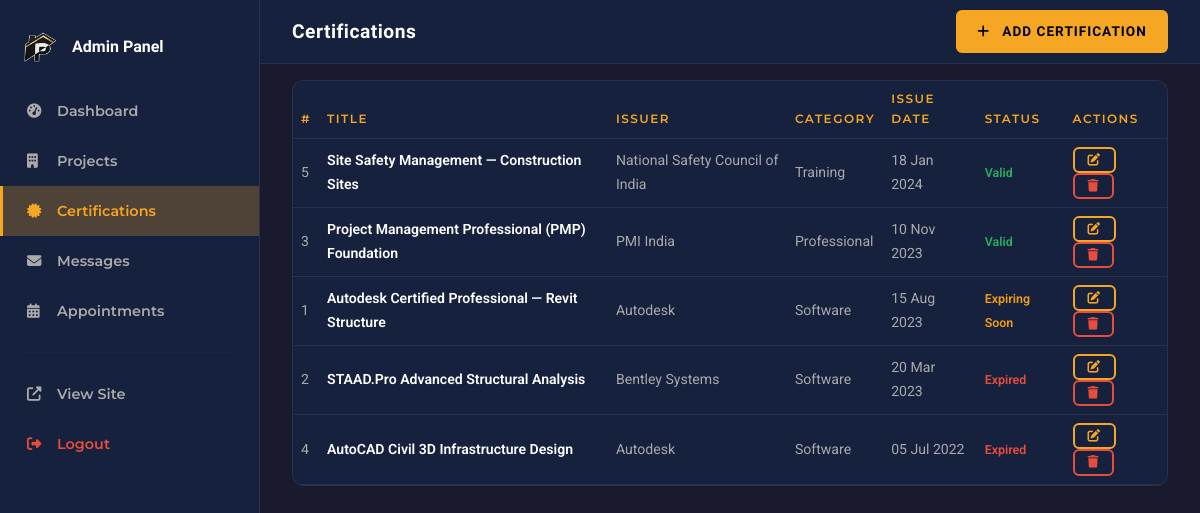
Screenshot of /admin/certifications.php (signed in) with the database file from the repository.
### tables this page shows
CREATE TABLE IF NOT EXISTS `certifications` (
  `id` INT UNSIGNED NOT NULL AUTO_INCREMENT,
  `title` VARCHAR(200) NOT NULL,
  `issuer` VARCHAR(200) NOT NULL,
  `category` ENUM('academic','professional','software','training','internship') NOT NULL DEFAULT 'professional',
  `issue_date` DATE NOT NULL,
  `expiry_date` DATE DEFAULT NULL,
  `credential_id` VARCHAR(200) DEFAULT NULL,
  `verify_url` VARCHAR(500) DEFAULT NULL,
  `image_path` LONGTEXT DEFAULT NULL,
  `created_at` TIMESTAMP DEFAULT CURRENT_TIMESTAMP,
  PRIMARY KEY (`id`)
);

### includes/functions.php (called while the page is built, shortened)
<?php
function certStatus(string|null $expiry): string {
    if (!$expiry) return 'valid';
    $exp = new DateTime($expiry);
    $now = new DateTime();
    $diff = $now->diff($exp);
    if ($exp < $now) return 'expired';
    if ($diff->days <= 90) return 'expiring';
    return 'valid';
}
function certStatusLabel(string|null $expiry): string {
    $s = certStatus($expiry);
    return match($s) {
        'expired'  => 'Expired',
        'expiring' => 'Expiring Soon',
        default    => 'Valid',
    };
}

### admin/certifications.php (the view, shortened to what this page needs)
<?php
require_once __DIR__ . '/../includes/functions.php';
$db     = getDB();
$certs = $db->query("SELECT * FROM certifications ORDER BY issue_date DESC")->fetchAll();
?>
<!DOCTYPE html>
<html lang="en">
<head>
  <link href="https://cdn.jsdelivr.net/npm/bootstrap@5.3.3/dist/css/bootstrap.min.css" rel="stylesheet">
  <link rel="stylesheet" href="https://cdnjs.cloudflare.com/ajax/libs/font-awesome/6.5.1/css/all.min.css">
  <link rel="stylesheet" href="/assets/css/style.min.css">
  <link rel="stylesheet" href="/assets/css/dark-theme.min.css">
  <link rel="stylesheet" href="/assets/css/responsive.min.css">
</head>
<body>
<aside class="admin-sidebar">
  <div class="px-4 mb-4"><div class="d-flex align-items-center gap-2"><img src="/assets/images/hero/logo.png" alt="Logo" style="height: 30px; width: auto; object-fit: contain; margin-right: 8px;"><span style="font-family:var(--font-heading);font-size:1rem;font-weight:700;">Admin Panel</span></div></div>
  <nav>
    <a href="/admin/index.php" class="admin-nav-link"><i class="fas fa-tachometer-alt"></i>Dashboard</a>
    <a href="/admin/projects.php" class="admin-nav-link"><i class="fas fa-building"></i>Projects</a>
    <a href="/admin/certifications.php" class="admin-nav-link active"><i class="fas fa-certificate"></i>Certifications</a>
    <a href="/admin/contacts.php" class="admin-nav-link"><i class="fas fa-envelope"></i>Messages</a>
    <a href="/admin/appointments.php" class="admin-nav-link"><i class="fas fa-calendar-alt"></i>Appointments</a>
    <hr style="border-color:var(--clr-border);margin:1rem 1.5rem;">
    <a href="/index.php" class="admin-nav-link"><i class="fas fa-external-link-alt"></i>View Site</a>
    <a href="/admin/logout.php" class="admin-nav-link" style="color:var(--clr-error)!important;"><i class="fas fa-sign-out-alt"></i>Logout</a>
  </nav>
</aside>
<div class="admin-topbar"><h2 style="font-family:var(--font-heading);font-size:1.2rem;font-weight:700;margin:0;">Certifications</h2><a href="?action=add" class="btn-accent ms-auto" style="padding:0.5rem 1.2rem;font-size:0.85rem;"><i class="fas fa-plus me-1"></i>Add Certification</a></div>
<div class="content-area">
  <div class="card-custom">
    <div class="table-responsive">
      <table class="table admin-table mb-0">
        <thead><tr><th>#</th><th>Title</th><th>Issuer</th><th>Category</th><th>Issue Date</th><th>Status</th><th>Actions</th></tr></thead>
        <tbody>
          <?php foreach ($certs as $c):
            $s = certStatus($c['expiry_date']); $sl = certStatusLabel($c['expiry_date']); ?>
            <tr>
              <td><?= $c['id'] ?></td>
              <td style="color:var(--clr-text);font-weight:600;"><?= htmlspecialchars($c['title']) ?></td>
              <td><?= htmlspecialchars($c['issuer']) ?></td>
              <td><span class="card-category"><?= ucfirst($c['category']) ?></span></td>
              <td><?= date('d M Y', strtotime($c['issue_date'])) ?></td>
              <td><span style="font-size:0.78rem;font-weight:600;color:<?= $s==='valid'?'var(--clr-success)':($s==='expiring'?'var(--clr-warning)':'var(--clr-error)') ?>"><?= $sl ?></span></td>
              <td>
                <a href="?action=edit&id=<?= $c['id'] ?>" class="btn-outline-accent" style="padding:0.3rem 0.8rem;font-size:0.78rem;margin-right:0.3rem;"><i class="fas fa-edit"></i></a>
                <a href="?action=delete&id=<?= $c['id'] ?>" class="btn-ghost" style="padding:0.3rem 0.8rem;font-size:0.78rem;color:var(--clr-error);border-color:var(--clr-error);" onclick="return confirm('Delete?')"><i class="fas fa-trash"></i></a>
              </td>
            </tr>
          <?php endforeach; ?>
        </tbody>
      </table>
    </div>
  </div>
</div>
</body>
</html>

### admin/certifications.php (style rules this page uses)
body { background:var(--clr-bg); }
.admin-topbar { height:64px;background:var(--clr-bg2);border-bottom:1px solid var(--clr-border);display:flex;align-items:center;padding:0 2rem;position:fixed;top:0;left:260px;right:0;z-index:50; }
.content-area { margin-left:260px;padding:5rem 2rem 2rem; }

### rows the page displays
certifications: id "5", title "Site Safety Management — Construction Sites", issuer "National Safety Council of India", category "Training", issue_date "18 Jan 2024", expiry_date "Valid"
certifications: id "3", title "Project Management Professional (PMP) Foundation", issuer "PMI India", category "Professional", issue_date "10 Nov 2023", expiry_date "Valid"
certifications: id "1", title "Autodesk Certified Professional — Revit Structure", issuer "Autodesk", category "Software", issue_date "15 Aug 2023", expiry_date "Expiring Soon"
certifications: id "2", title "STAAD.Pro Advanced Structural Analysis", issuer "Bentley Systems", category "Software", issue_date "20 Mar 2023", expiry_date "Expired"
certifications: id "4", title "AutoCAD Civil 3D Infrastructure Design", issuer "Autodesk", category "Software", issue_date "05 Jul 2022", expiry_date "Expired"
